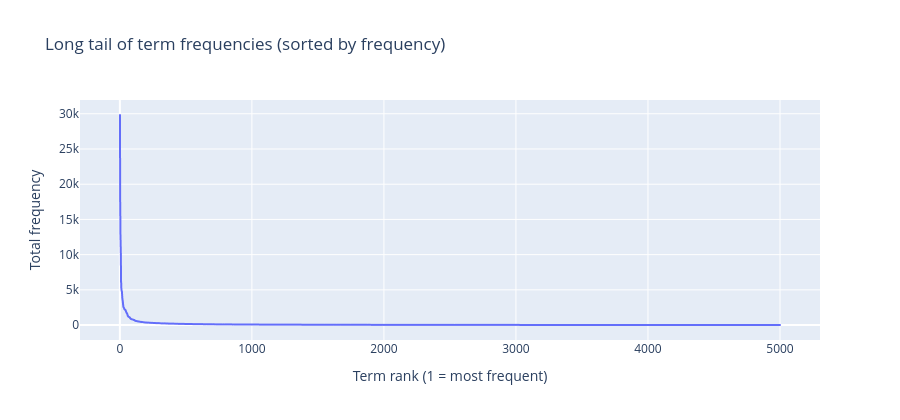
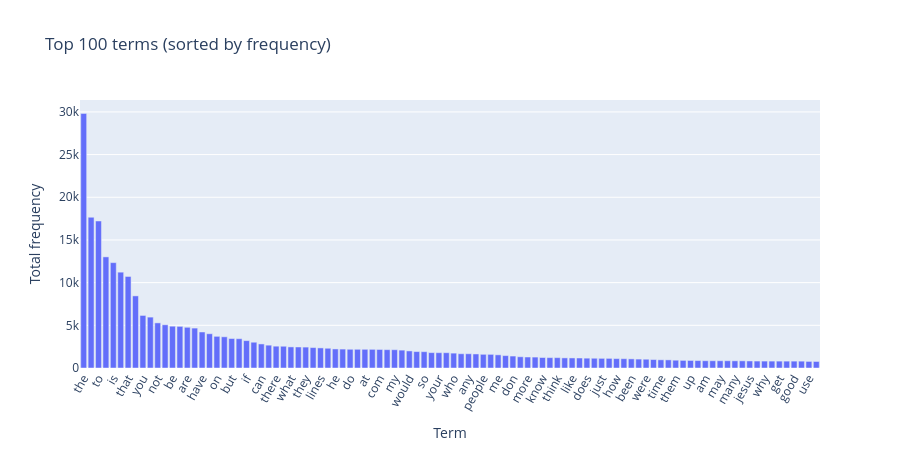

Write notebook code for charts like these, in order.
### Code cell
# Exercise 14
import numpy as np, pandas as pd, plotly.express as px

term_counts = np.asarray(X_bow.sum(axis=0)).ravel()
order = np.argsort(term_counts)[::-1]  # sort by frequency (desc)
counts_sorted = term_counts[order]
terms_sorted = vectorizer.get_feature_names_out()[order]

df_longtail = pd.DataFrame({"rank": np.arange(1, len(counts_sorted)+1),
                            "term": terms_sorted,
                            "count": counts_sorted})

# Long-tail view: frequency vs rank (classic Zipf curve)
fig = px.line(df_longtail.head(5000), x="rank", y="count",
              title="Long tail of term frequencies (sorted by frequency)",
              labels={"rank":"Term rank (1 = most frequent)", "count":"Total frequency"})
fig.update_traces(mode="lines+markers", marker_size=2)
fig.update_layout(height=420)
fig.show()

# (Optional) bar of top N also sorted by frequency
TOP = 100
fig = px.bar(df_longtail.head(TOP), x="term", y="count",
             title=f"Top {TOP} terms (sorted by frequency)",
             labels={"term":"Term","count":"Total frequency"})
fig.update_layout(xaxis_tickangle=-60, height=450)
fig.show()

### Figure 1 — Plotly figure (JSON) as saved in the notebook; plotly's stock layout.template omitted (floating-point values rounded to 4 significant figures; data arrays with more than 128 entries replaced by an {"elided": "..."} marker saying what was removed)
{"data": [{"hovertemplate": "Term rank (1 = most frequent)=%{x}<br>Total frequency=%{y}<extra></extra>", "legendgroup": "", "line": {"color": "#636efa", "dash": "solid"}, "marker": {"size": 2, "symbol": "circle"}, "mode": "lines+markers", "name": "", "showlegend": false, "type": "scattergl", "x": {"elided": "5000 int values"}, "xaxis": "x", "y": {"elided": "5000 int values"}, "yaxis": "y"}], "layout": {"height": 420, "legend": {"tracegroupgap": 0}, "title": {"text": "Long tail of term frequencies (sorted by frequency)"}, "xaxis": {"anchor": "y", "domain": [0, 1], "title": {"text": "Term rank (1 = most frequent)"}}, "yaxis": {"anchor": "x", "domain": [0, 1], "title": {"text": "Total frequency"}}}}

### Figure 2 — Plotly figure (JSON) as saved in the notebook; plotly's stock layout.template omitted (floating-point values rounded to 4 significant figures)
{"data": [{"hovertemplate": "Term=%{x}<br>Total frequency=%{y}<extra></extra>", "legendgroup": "", "marker": {"color": "#636efa", "pattern": {"shape": ""}}, "name": "", "orientation": "v", "showlegend": false, "textposition": "auto", "type": "bar", "x": ["the", "of", "to", "and", "is", "in", "that", "it", "you", "for", "not", "this", "be", "from", "are", "edu", "have", "as", "on", "with", "but", "or", "if", "was", "can", "we", "there", "by", "what", "subject", "they", "an", "lines", "one", "he", "god", "do", "organization", "at", "re", "com", "about", "my", "all", "would", "will", "so", "some", "your", "no", "who", "has", "any", "writes", "people", "which", "me", "article", "don", "his", "more", "other", "know", "when", "think", "their", "like", "university", "does", "out", "just", "only", "how", "also", "been", "than", "were", "then", "time", "because", "them", "posting", "up", "had", "am", "should", "may", "these", "many", "say", "jesus", "see", "why", "us", "get", "very", "good", "believe", "use", "such"], "xaxis": "x", "y": [29825, 17660, 17222, 13017, 12343, 11226, 10723, 8447, 6157, 5962, 5285, 5063, 4898, 4877, 4769, 4675, 4218, 4015, 3709, 3655, 3453, 3432, 3208, 3020, 2818, 2674, 2556, 2548, 2472, 2464, 2448, 2393, 2353, 2312, 2232, 2216, 2193, 2192, 2191, 2186, 2172, 2148, 2143, 2093, 2000, 1925, 1912, 1802, 1793, 1791, 1742, 1671, 1669, 1645, 1604, 1599, 1543, 1453, 1400, 1318, 1286, 1278, 1230, 1215, 1213, 1184, 1177, 1170, 1151, 1142, 1130, 1127, 1100, 1090, 1068, 1045, 1028, 989, 959, 952, 914, 892, 885, 870, 852, 851, 850, 850, 841, 840, 825, 814, 811, 808, 806, 805, 805, 803, 772, 766], "yaxis": "y"}], "layout": {"barmode": "relative", "height": 450, "legend": {"tracegroupgap": 0}, "title": {"text": "Top 100 terms (sorted by frequency)"}, "xaxis": {"anchor": "y", "domain": [0, 1], "tickangle": -60, "title": {"text": "Term"}}, "yaxis": {"anchor": "x", "domain": [0, 1], "title": {"text": "Total frequency"}}}}
